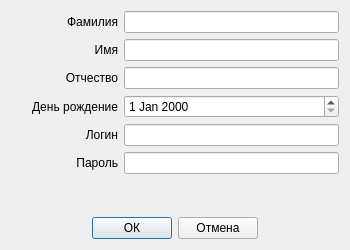
<?xml version="1.0" encoding="UTF-8"?>
<ui version="4.0">
 <class>DialogEmployee</class>
 <widget class="QDialog" name="DialogEmployee">
  <property name="geometry">
   <rect>
    <x>0</x>
    <y>0</y>
    <width>350</width>
    <height>250</height>
   </rect>
  </property>
  <property name="windowTitle">
   <string>Dialog</string>
  </property>
  <layout class="QGridLayout" name="gridLayout">
   <item row="5" column="0">
    <layout class="QHBoxLayout" name="horizontalLayout_6" stretch="1,2">
     <item>
      <widget class="QLabel" name="label_6">
       <property name="text">
        <string>Пароль</string>
       </property>
       <property name="alignment">
        <set>Qt::AlignRight|Qt::AlignTrailing|Qt::AlignVCenter</set>
       </property>
      </widget>
     </item>
     <item>
      <widget class="QLineEdit" name="lineEditPassword">
       <property name="echoMode">
        <enum>QLineEdit::Password</enum>
       </property>
      </widget>
     </item>
    </layout>
   </item>
   <item row="4" column="0">
    <layout class="QHBoxLayout" name="horizontalLayout_5" stretch="1,2">
     <item>
      <widget class="QLabel" name="label_5">
       <property name="text">
        <string>Логин</string>
       </property>
       <property name="alignment">
        <set>Qt::AlignRight|Qt::AlignTrailing|Qt::AlignVCenter</set>
       </property>
      </widget>
     </item>
     <item>
      <widget class="QLineEdit" name="lineEditLogin"/>
     </item>
    </layout>
   </item>
   <item row="2" column="0">
    <layout class="QHBoxLayout" name="horizontalLayout_3" stretch="1,2">
     <item>
      <widget class="QLabel" name="label_3">
       <property name="text">
        <string>Отчество</string>
       </property>
       <property name="alignment">
        <set>Qt::AlignRight|Qt::AlignTrailing|Qt::AlignVCenter</set>
       </property>
      </widget>
     </item>
     <item>
      <widget class="QLineEdit" name="lineEditPatronymic"/>
     </item>
    </layout>
   </item>
   <item row="1" column="0">
    <layout class="QHBoxLayout" name="horizontalLayout_2" stretch="1,2">
     <item>
      <widget class="QLabel" name="label_2">
       <property name="text">
        <string>Имя</string>
       </property>
       <property name="alignment">
        <set>Qt::AlignRight|Qt::AlignTrailing|Qt::AlignVCenter</set>
       </property>
      </widget>
     </item>
     <item>
      <widget class="QLineEdit" name="lineEditName"/>
     </item>
    </layout>
   </item>
   <item row="0" column="0">
    <layout class="QHBoxLayout" name="horizontalLayout" stretch="1,2">
     <item>
      <widget class="QLabel" name="label">
       <property name="text">
        <string>Фамилия</string>
       </property>
       <property name="alignment">
        <set>Qt::AlignRight|Qt::AlignTrailing|Qt::AlignVCenter</set>
       </property>
      </widget>
     </item>
     <item>
      <widget class="QLineEdit" name="lineEditSurname"/>
     </item>
    </layout>
   </item>
   <item row="7" column="0">
    <layout class="QHBoxLayout" name="horizontalLayout_9">
     <item>
      <spacer name="horizontalSpacer">
       <property name="orientation">
        <enum>Qt::Horizontal</enum>
       </property>
       <property name="sizeHint" stdset="0">
        <size>
         <width>40</width>
         <height>20</height>
        </size>
       </property>
      </spacer>
     </item>
     <item>
      <widget class="QPushButton" name="pushButtonOK">
       <property name="text">
        <string>ОК</string>
       </property>
      </widget>
     </item>
     <item>
      <widget class="QPushButton" name="pushButtonCancel">
       <property name="text">
        <string>Отмена</string>
       </property>
      </widget>
     </item>
     <item>
      <spacer name="horizontalSpacer_2">
       <property name="orientation">
        <enum>Qt::Horizontal</enum>
       </property>
       <property name="sizeHint" stdset="0">
        <size>
         <width>40</width>
         <height>20</height>
        </size>
       </property>
      </spacer>
     </item>
    </layout>
   </item>
   <item row="3" column="0">
    <layout class="QHBoxLayout" name="horizontalLayout_4" stretch="1,2">
     <item>
      <widget class="QLabel" name="label_4">
       <property name="text">
        <string>День рождение</string>
       </property>
       <property name="alignment">
        <set>Qt::AlignRight|Qt::AlignTrailing|Qt::AlignVCenter</set>
       </property>
      </widget>
     </item>
     <item>
      <widget class="QDateEdit" name="dateEditBirthday"/>
     </item>
    </layout>
   </item>
   <item row="6" column="0">
    <spacer name="verticalSpacer">
     <property name="orientation">
      <enum>Qt::Vertical</enum>
     </property>
     <property name="sizeHint" stdset="0">
      <size>
       <width>20</width>
       <height>40</height>
      </size>
     </property>
    </spacer>
   </item>
  </layout>
 </widget>
 <resources/>
 <connections/>
</ui>
